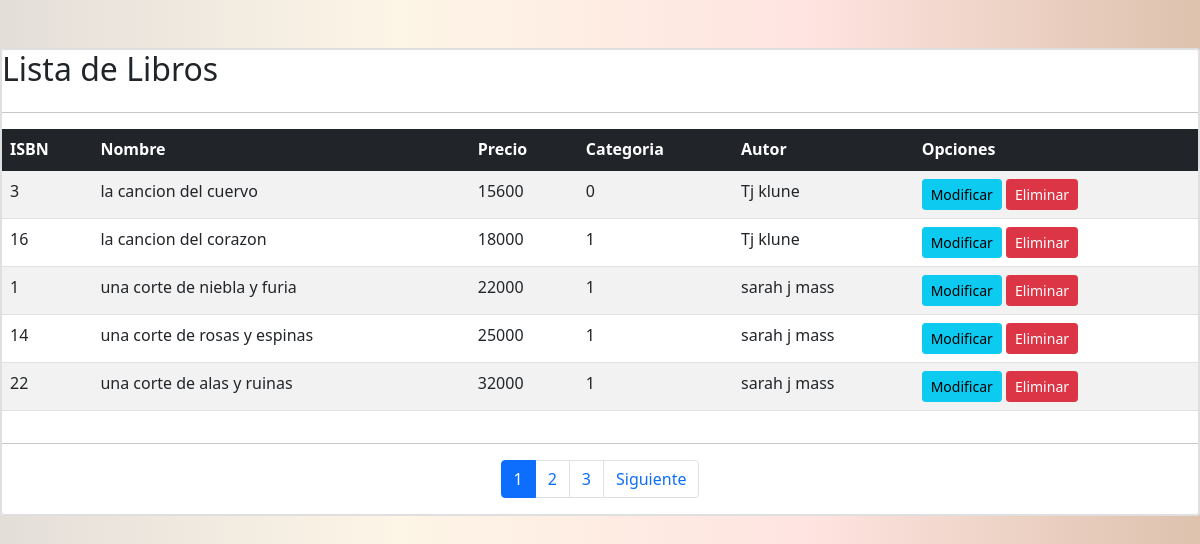
Screenshot of /libroList/ (signed in) with the database file from the repository.
### tienda/models.py (models this page shows, shortened)
class Libro(models.Model):
    isbn = models.IntegerField()
    nombre = models.CharField(max_length=400)
    precio = models.IntegerField()
    categoria = models.IntegerField(choices=opciones_categoria)
    nuevo = models.BooleanField()
    autor = models.ForeignKey(Autor, on_delete=models.PROTECT)
    imagen = models.ImageField(upload_to="Libros",null=True)

class Autor(models.Model):
    idAutor = models.IntegerField()
    nombre = models.CharField(max_length=100)
    def __str__(selft):
        return selft.nombre

### tienda/views.py (the view)
# urls.py: path('libroList/', libroList, name='libroList'),
@permission_required('tienda.view_libro')
def libroList(request):
    libros = Libro.objects.all()
    page = request.GET.get('page',1)
    try:
        paginator = Paginator(libros, 5)
        libros = paginator.page(page)
    except:
        raise Http404
    contexto={
        'entity':libros,
        'paginator': paginator
    }
    return render(request, 'tienda/Libros/listar.html',contexto)

### tienda/templates/tienda/Libros/listar.html (shortened to what this page needs)
{% load static %}
<!DOCTYPE html>
<html lang="en">
<head>
    <link href="https://cdn.jsdelivr.net/npm/bootstrap@5.1.3/dist/css/bootstrap.min.css" rel="stylesheet"
>
    <link rel="stylesheet" href="{% static 'css/crud.css'%}">
</head>
<body>
    <br>
    <br>
    <div class="card">
        <div class="card body">
            <h2>Lista de Libros</h2>
            <hr>
            <table class="table table-striped table-hover table-responsive-sm" id="libros">
                <thead class="table-dark">
                    <tr>
                        <th scope="col">ISBN</th>
                        <th scope="col">Nombre</th>
                        <th scope="col">Precio</th>
                        <th scope="col">Categoria</th>
                        <th scope="col">Autor</th>
                        <th scope="col">Opciones</th>
                    </tr>
                </thead>
                {% for lista in entity %}
                <tr>
                    <td>{{lista.isbn}}</td>
                    <td>{{lista.nombre}}</td>
                    <td>{{lista.precio}}</td>
                    <td>{{lista.categoria}}</td>
                    <td>{{lista.autor}}</td>
                    <td>
                        {% if perms.tienda.change_libro %}
                        <a href="{% url 'modificarLibro' lista.id %}" class="btn btn-info btn-sm">Modificar</a>
                        {% endif %}
                        {% if perms.tienda.delate_libro %}
                        <a href="#" onclick="eliminarLibro({{ lista.id }})" class="btn btn-danger btn-sm">Eliminar</a>
                        {% endif %}
                    </td>
                </tr>
                {% endfor %}
            </table>
            <hr>
            <div>
                {% include 'tienda/paginator.html' %}
            </div>
        </div>
    </div>
</body>
</html>

### tienda/static/css/crud.css (style rules this page uses)
body { background: -webkit-linear-gradient(left,#e4ded9,#FDF5E6, #FFE4E1, #ddc2ae);; background-attachment: fixed; display: block; }

### rows the page displays
Libro: isbn "3", nombre "la cancion del cuervo", precio "15600", categoria "0", autor "Tj klune"
Libro: isbn "16", nombre "la cancion del corazon", precio "18000", categoria "1", autor "Tj klune"
Libro: isbn "1", nombre "una corte de niebla y furia", precio "22000", categoria "1", autor "sarah j mass"
Libro: isbn "14", nombre "una corte de rosas y espinas", precio "25000", categoria "1", autor "sarah j mass"
Libro: isbn "22", nombre "una corte de alas y ruinas", precio "32000", categoria "1", autor "sarah j mass"

### other values shown
{{ page }} "1" "2" "3"
